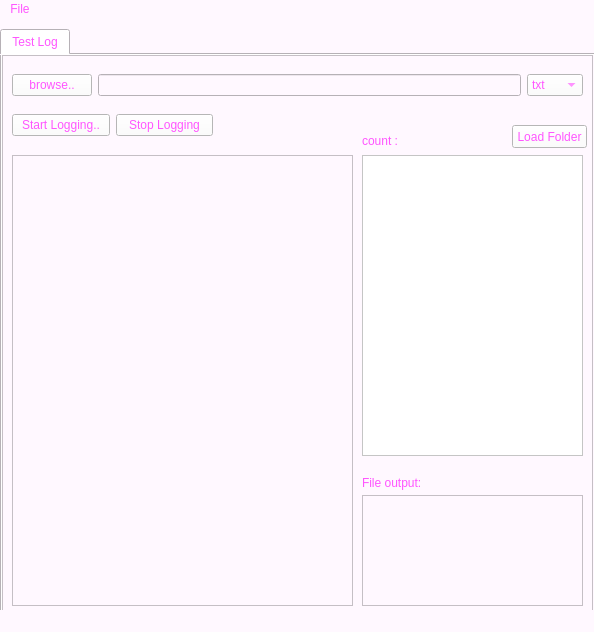
<?xml version="1.0" encoding="UTF-8"?>
<ui version="4.0">
 <class>MainWindow</class>
 <widget class="QMainWindow" name="MainWindow">
  <property name="geometry">
   <rect>
    <x>0</x>
    <y>0</y>
    <width>594</width>
    <height>632</height>
   </rect>
  </property>
  <property name="windowTitle">
   <string>MainWindow</string>
  </property>
  <property name="styleSheet">
   <string notr="true">background-color: rgb(255, 248, 255);
font: 25 9pt &quot;Microsoft YaHei Light&quot;;
color: rgb(255, 85, 255);</string>
  </property>
  <widget class="QWidget" name="centralwidget">
   <widget class="QTabWidget" name="tabWidget">
    <property name="geometry">
     <rect>
      <x>0</x>
      <y>10</y>
      <width>601</width>
      <height>601</height>
     </rect>
    </property>
    <property name="currentIndex">
     <number>0</number>
    </property>
    <widget class="QWidget" name="tab_TestLog">
     <attribute name="title">
      <string>Test Log</string>
     </attribute>
     <widget class="QFrame" name="frame">
      <property name="geometry">
       <rect>
        <x>0</x>
        <y>0</y>
        <width>591</width>
        <height>561</height>
       </rect>
      </property>
      <property name="frameShape">
       <enum>QFrame::StyledPanel</enum>
      </property>
      <property name="frameShadow">
       <enum>QFrame::Raised</enum>
      </property>
      <widget class="QWidget" name="horizontalLayoutWidget">
       <property name="geometry">
        <rect>
         <x>10</x>
         <y>10</y>
         <width>571</width>
         <height>41</height>
        </rect>
       </property>
       <layout class="QHBoxLayout" name="horizontalLayout">
        <item>
         <widget class="QPushButton" name="btn_browse">
          <property name="styleSheet">
           <string notr="true">background-color: rgb(255, 255, 255);
color: rgb(255, 85, 255);</string>
          </property>
          <property name="text">
           <string>browse..</string>
          </property>
         </widget>
        </item>
        <item>
         <widget class="QLineEdit" name="txt_fDir">
          <property name="styleSheet">
           <string notr="true">color: rgb(255, 85, 255);</string>
          </property>
         </widget>
        </item>
        <item>
         <widget class="QComboBox" name="cb_filetype">
          <property name="styleSheet">
           <string notr="true">background-color: rgb(255, 255, 255);
color: rgb(255, 85, 255);</string>
          </property>
          <item>
           <property name="text">
            <string>txt</string>
           </property>
          </item>
          <item>
           <property name="text">
            <string>hwp</string>
           </property>
          </item>
          <item>
           <property name="text">
            <string>xlsx</string>
           </property>
          </item>
          <item>
           <property name="text">
            <string>docx</string>
           </property>
          </item>
         </widget>
        </item>
       </layout>
      </widget>
      <widget class="QTextBrowser" name="txt_log">
       <property name="geometry">
        <rect>
         <x>10</x>
         <y>100</y>
         <width>341</width>
         <height>451</height>
        </rect>
       </property>
      </widget>
      <widget class="QWidget" name="horizontalLayoutWidget_2">
       <property name="geometry">
        <rect>
         <x>10</x>
         <y>50</y>
         <width>201</width>
         <height>41</height>
        </rect>
       </property>
       <layout class="QHBoxLayout" name="horizontalLayout_2">
        <item>
         <widget class="QPushButton" name="btn_start">
          <property name="styleSheet">
           <string notr="true">background-color: rgb(255, 255, 255);
color: rgb(255, 85, 255);</string>
          </property>
          <property name="text">
           <string>Start Logging..</string>
          </property>
         </widget>
        </item>
        <item>
         <widget class="QPushButton" name="btn_stop">
          <property name="styleSheet">
           <string notr="true">background-color: rgb(255, 255, 255);
color: rgb(255, 85, 255);</string>
          </property>
          <property name="text">
           <string>Stop Logging</string>
          </property>
         </widget>
        </item>
       </layout>
      </widget>
      <widget class="QListView" name="lv_folder">
       <property name="geometry">
        <rect>
         <x>360</x>
         <y>100</y>
         <width>221</width>
         <height>301</height>
        </rect>
       </property>
       <property name="styleSheet">
        <string notr="true">background-color: rgb(255, 255, 255);
color: rgb(255, 85, 255);</string>
       </property>
      </widget>
      <widget class="QPushButton" name="btn_load">
       <property name="geometry">
        <rect>
         <x>510</x>
         <y>70</y>
         <width>75</width>
         <height>23</height>
        </rect>
       </property>
       <property name="styleSheet">
        <string notr="true">background-color: rgb(255, 255, 255);
color: rgb(255, 85, 255);</string>
       </property>
       <property name="text">
        <string>Load Folder</string>
       </property>
      </widget>
      <widget class="QTextBrowser" name="txt_fileoutput">
       <property name="geometry">
        <rect>
         <x>360</x>
         <y>440</y>
         <width>221</width>
         <height>111</height>
        </rect>
       </property>
      </widget>
      <widget class="QLabel" name="lb_fileoutput">
       <property name="geometry">
        <rect>
         <x>360</x>
         <y>420</y>
         <width>91</width>
         <height>16</height>
        </rect>
       </property>
       <property name="text">
        <string>File output:</string>
       </property>
      </widget>
      <widget class="QLabel" name="lb_count">
       <property name="geometry">
        <rect>
         <x>360</x>
         <y>80</y>
         <width>56</width>
         <height>12</height>
        </rect>
       </property>
       <property name="styleSheet">
        <string notr="true">color: rgb(255, 85, 255);</string>
       </property>
       <property name="text">
        <string>count :</string>
       </property>
      </widget>
     </widget>
    </widget>
   </widget>
  </widget>
  <widget class="QMenuBar" name="menubar">
   <property name="geometry">
    <rect>
     <x>0</x>
     <y>0</y>
     <width>594</width>
     <height>23</height>
    </rect>
   </property>
   <widget class="QMenu" name="menuFile">
    <property name="title">
     <string>File</string>
    </property>
    <addaction name="actionExit"/>
   </widget>
   <addaction name="menuFile"/>
  </widget>
  <widget class="QStatusBar" name="statusbar"/>
  <action name="actionExit">
   <property name="text">
    <string>Exit</string>
   </property>
  </action>
 </widget>
 <resources/>
 <connections>
  <connection>
   <sender>btn_browse</sender>
   <signal>clicked()</signal>
   <receiver>MainWindow</receiver>
   <slot>action_openfilebrowse()</slot>
   <hints>
    <hint type="sourcelabel">
     <x>45</x>
     <y>81</y>
    </hint>
    <hint type="destinationlabel">
     <x>130</x>
     <y>21</y>
    </hint>
   </hints>
  </connection>
  <connection>
   <sender>btn_start</sender>
   <signal>clicked()</signal>
   <receiver>MainWindow</receiver>
   <slot>action_startlogging()</slot>
   <hints>
    <hint type="sourcelabel">
     <x>84</x>
     <y>118</y>
    </hint>
    <hint type="destinationlabel">
     <x>145</x>
     <y>-6</y>
    </hint>
   </hints>
  </connection>
  <connection>
   <sender>btn_stop</sender>
   <signal>clicked()</signal>
   <receiver>MainWindow</receiver>
   <slot>action_stoplogging()</slot>
   <hints>
    <hint type="sourcelabel">
     <x>174</x>
     <y>114</y>
    </hint>
    <hint type="destinationlabel">
     <x>264</x>
     <y>-14</y>
    </hint>
   </hints>
  </connection>
  <connection>
   <sender>btn_load</sender>
   <signal>clicked()</signal>
   <receiver>MainWindow</receiver>
   <slot>action_loadFolder()</slot>
   <hints>
    <hint type="sourcelabel">
     <x>558</x>
     <y>117</y>
    </hint>
    <hint type="destinationlabel">
     <x>459</x>
     <y>-8</y>
    </hint>
   </hints>
  </connection>
 </connections>
 <slots>
  <slot>action_openfilebrowse()</slot>
  <slot>action_startlogging()</slot>
  <slot>action_stoplogging()</slot>
  <slot>action_loadFolder()</slot>
 </slots>
</ui>
